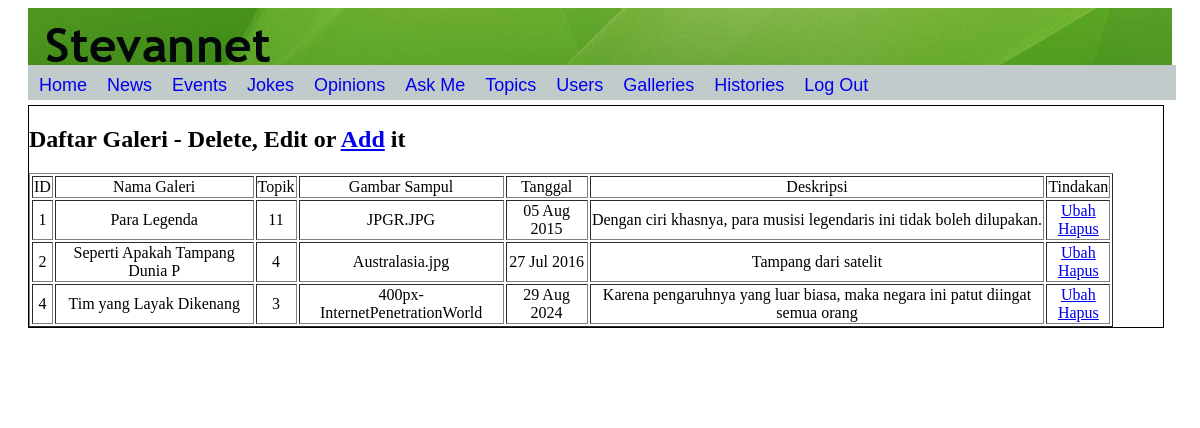
Screenshot of /adminPages/adminGallery.php (signed in) with the database file from the repository.
### tables this page shows
CREATE TABLE `galeri` (
  `id` int(11) NOT NULL,
  `namaGaleri` varchar(30) NOT NULL,
  `id_topik` int(11) NOT NULL,
  `gambarSampul` varchar(30) NOT NULL,
  `tanggal` varchar(15) NOT NULL,
  `deskripsi` text NOT NULL
);

### adminPages/adminGallery.php (the view, shortened to what this page needs)
<html>
	<head>
		<link rel="stylesheet" href="../penampilan.css">
		<div id="header">
		</div>
		<?php
			require("leftDIVAdmin.php");
		?>
	</head>
	<body>
		<div class="centeradmin">
			<h2> Daftar Galeri - Delete, Edit or <a href ="addGallery.php">Add</a> it</h2>
			<table id="admin" border="1">
				<tr>
					<td>ID</td>
					<td>Nama Galeri</td>
					<td>Topik</td>
					<td>Gambar Sampul</td>
					<td>Tanggal</td>
					<td>Deskripsi</td>
					<td>Tindakan</td>
				</tr>
				<?php
					include_once("../db.inc.php");
					$halaman=isset($_GET['page'])?(int) $_GET['page']:1;
					$offset=($halaman-1)*20;
					$sqlstr = "SELECT * FROM galeri LIMIT $offset,20";
					$hasil = mysqli_query($connection, $sqlstr);
					$row = mysqli_fetch_row($hasil);
					if($row){
						do{
							list($id,$namaGaleri,$id_topik,$gambarSampul,$tanggal,$deskripsi) = $row;
							echo "<tr>";
							echo "<td>$id</td>";
							echo "<td>$namaGaleri</td>";
							echo "<td>$id_topik</td>";
							echo "<td>$gambarSampul</td>";
							echo "<td>$tanggal</td>";
							echo "<td>$deskripsi</td>";
							echo"<td><a href=\"addGambarGaleri.php?linkID=$id&judul=$namaGaleri\">Ubah</a><br>
								     <a href=\"deleteGallery.php?linkID=$id\">Hapus</a></td>";
							echo "</tr>";
						}while($row = mysqli_fetch_row($hasil));
					}
				?>
			</table>
		</div>
		<div class="footer">
		</div>
	</body>
</html>

### penampilan.css (style rules this page uses)
#header { background:url('Images/Header.jpg'); height:70px; margin-left: 20px; margin-right: 20px; }
#admin { margin-right: 50px; text-align:center; }
.centeradmin { background-color:#FFF; float:left; margin-top:3px; margin-left:20px; margin-bottom:3px; width:95.8%; display: inline-block; border:1px solid black; }
.footer { background:url('Images/Footer.jpg'); clear:both; height:70px; width:97%; margin-left: 20px; margin-right: 50px; text-align: center; position: relative; z-index:1; }

### rows the page displays
galeri: id "1", namaGaleri "Para Legenda", id_topik "11", gambarSampul "JPGR.JPG", tanggal "05 Aug 2015", deskripsi "Dengan ciri khasnya, para musisi legendaris ini tidak boleh dilupakan."
galeri: id "2", namaGaleri "Seperti Apakah Tampang Dunia P", id_topik "4", gambarSampul "Australasia.jpg", tanggal "27 Jul 2016", deskripsi "Tampang dari satelit"
galeri: id "4", namaGaleri "Tim yang Layak Dikenang", id_topik "3", gambarSampul "400px-InternetPenetrationWorld", tanggal "29 Aug 2024", deskripsi "Karena pengaruhnya yang luar biasa, maka negara ini patut diingat semua orang"
